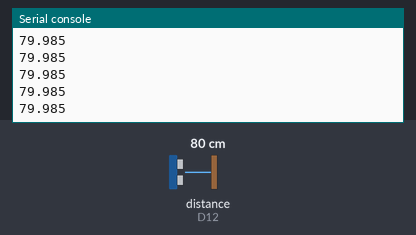
Recording of a program running on a simulated CircuitPython board. On the bench: the last lines printed to the serial console. The test bench sets the inputs (shaded band); at power-on: distance to the obstacle (sensor on D12) 80 cm. The echo pulse lasts 58.3 µs per cm.

Above: at 1.2 s.
1.3 s: distance to the obstacle (sensor on D12) set to 2 cm
At 1.38 s:
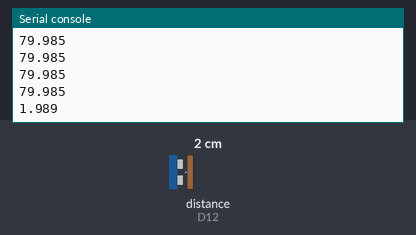
2.8 s: distance to the obstacle (sensor on D12) set to 4 cm
At 2.89 s:
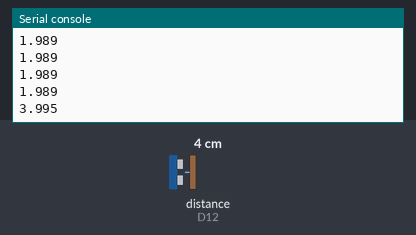
Timing chart, 0 to 5.8 s (numbered marks = the images above; inputs shaded):
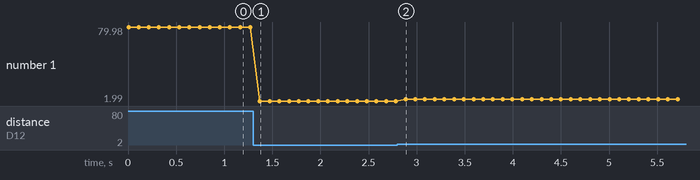

Measured:
- after the input at 1.3 s, the serial console: prints a new line after 0.07 s (image 1)
- after the input at 2.8 s, the serial console: prints a new line after 0.08 s (image 2)
- plotted number 1: 79.98 → 1.99 after the input at 1.3 s, 1.99 → 4 after the input at 2.8 s

The program:

distence.py
```python
import time
import board
import adafruit_hcsr04

sonar=adafruit_hcsr04.HCSR04(trigger_pin=board.D11, echo_pin=board.D12)
while True:
    try:
        print((sonar.distance))
    except RuntimeError:
        print("Retrying!")
    time.sleep(0.1)
```
